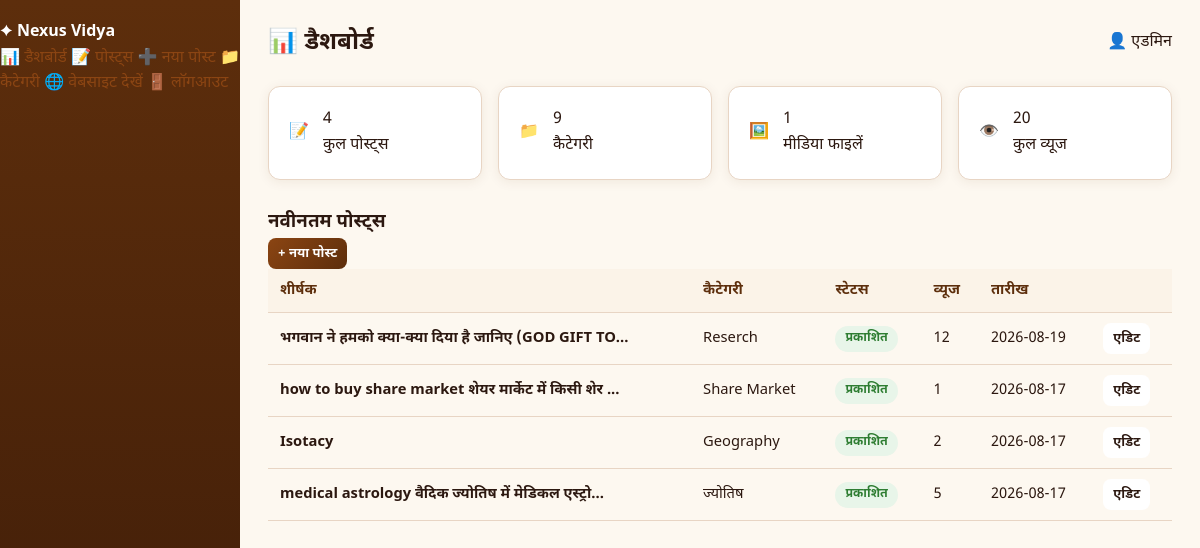
The page /admin (signed in) on the database its author committed.
### tables this page shows
CREATE TABLE posts (
        id INTEGER PRIMARY KEY AUTOINCREMENT,
        title TEXT NOT NULL,
        slug TEXT UNIQUE NOT NULL,
        content TEXT,
        excerpt TEXT,
        category_id INTEGER,
        featured_image TEXT,
        status TEXT DEFAULT 'published',
        views INTEGER DEFAULT 0,
        author_id INTEGER,
        created_at TEXT DEFAULT CURRENT_TIMESTAMP,
        updated_at TEXT DEFAULT CURRENT_TIMESTAMP,
        FOREIGN KEY (category_id) REFERENCES categories(id) ON DELETE SET NULL,
        FOREIGN KEY (author_id) REFERENCES users(id) ON DELETE SET NULL
    );

CREATE TABLE categories (
        id INTEGER PRIMARY KEY AUTOINCREMENT,
        name TEXT NOT NULL,
        slug TEXT UNIQUE NOT NULL,
        description TEXT,
        icon TEXT DEFAULT '📚',
        parent_id INTEGER DEFAULT NULL,
        sort_order INTEGER DEFAULT 0,
        is_active INTEGER DEFAULT 1,
        created_at TEXT DEFAULT CURRENT_TIMESTAMP,
        FOREIGN KEY (parent_id) REFERENCES categories(id) ON DELETE SET NULL
    );

### app.py (the view)
@app.route("/admin")
@login_required
def admin_dashboard():
    conn = get_db()
    stats = {
        "posts": conn.execute("SELECT COUNT(*) FROM posts").fetchone()[0],
        "categories": conn.execute("SELECT COUNT(*) FROM categories").fetchone()[0],
        "media": conn.execute("SELECT COUNT(*) FROM media").fetchone()[0],
        "views": conn.execute("SELECT COALESCE(SUM(views),0) FROM posts").fetchone()[0],
    }
    recent = conn.execute("""
        SELECT p.*, c.name as category_name
        FROM posts p LEFT JOIN categories c ON p.category_id = c.id
        ORDER BY p.created_at DESC LIMIT 8
    """).fetchall()
    conn.close()
    return render_template("admin/dashboard.html", stats=stats, recent=recent)

### app.py (called while the page is built)
def get_lang():
    lang = session.get("lang") or request.args.get("lang") or "hi"
    if lang not in TRANSLATIONS:
        lang = "hi"
    return lang

def get_db():
    conn = sqlite3.connect(app.config["DATABASE"])
    conn.row_factory = sqlite3.Row
    conn.execute("PRAGMA foreign_keys = ON")
    return conn

def login_required(f):
    @wraps(f)
    def decorated(*args, **kwargs):
        if "user_id" not in session:
            flash("कृपया पहले लॉगिन करें", "warning")
            return redirect(url_for("admin_login"))
        return f(*args, **kwargs)
    return decorated

### templates/admin/dashboard.html (shortened to what this page needs)
{% extends "admin/base_admin.html" %}
{% block page_title %}📊 डैशबोर्ड{% endblock %}
{% block content %}
<div class="stats-grid">
  <div class="stat-card">
    <div class="stat-icon">📝</div>
    <div class="stat-info">
      <div class="stat-num">{{ stats.posts }}</div>
      <div class="stat-label">कुल पोस्ट्स</div>
    </div>
  </div>
  <div class="stat-card">
    <div class="stat-icon">📁</div>
    <div class="stat-info">
      <div class="stat-num">{{ stats.categories }}</div>
      <div class="stat-label">कैटेगरी</div>
    </div>
  </div>
  <div class="stat-card">
    <div class="stat-icon">🖼️</div>
    <div class="stat-info">
      <div class="stat-num">{{ stats.media }}</div>
      <div class="stat-label">मीडिया फाइलें</div>
    </div>
  </div>
  <div class="stat-card">
    <div class="stat-icon">👁️</div>
    <div class="stat-info">
      <div class="stat-num">{{ stats.views }}</div>
      <div class="stat-label">कुल व्यूज</div>
    </div>
  </div>
</div>
<div class="admin-card">
  <div class="card-header">
    <h3>नवीनतम पोस्ट्स</h3>
    <a href="{{ url_for('admin_post_new') }}" class="btn btn-sm btn-primary">+ नया पोस्ट</a>
  </div>
  {% if recent %}
  <table class="admin-table">
    <thead>
      <tr>
        <th>शीर्षक</th>
        <th>कैटेगरी</th>
        <th>स्टेटस</th>
        <th>व्यूज</th>
        <th>तारीख</th>
        <th></th>
      </tr>
    </thead>
    <tbody>
      {% for p in recent %}
      <tr>
        <td><strong>{{ p.title[:50] }}{% if p.title|length > 50 %}...{% endif %}</strong></td>
        <td>{{ p.category_name or '—' }}</td>
        <td><span class="badge badge-{{ p.status }}">{{ 'प्रकाशित' if p.status == 'published' else 'ड्राफ्ट' }}</span></td>
        <td>{{ p.views or 0 }}</td>
        <td>{{ p.created_at[:10] if p.created_at else '' }}</td>
        <td>
          <a href="{{ url_for('admin_post_edit', id=p.id) }}" class="btn btn-sm">एडिट</a>
        </td>
      </tr>
      {% endfor %}
    </tbody>
  </table>
  {% else %}
  <p class="empty-msg">अभी कोई पोस्ट नहीं है। <a href="{{ url_for('admin_post_new') }}">पहला पोस्ट बनाएँ</a></p>
  {% endif %}
</div>
{% endblock %}

### templates/admin/base_admin.html (shortened to what this page needs)
<!DOCTYPE html>
<html lang="hi">
<head>
  <link rel="stylesheet" href="{{ url_for('static', filename='css/style.css') }}">
  <link rel="stylesheet" href="{{ url_for('static', filename='css/admin.css') }}">
</head>
<body class="admin-body">
  <aside class="admin-sidebar">
    <div class="sidebar-brand">
      <span>✦</span>
      <strong>Nexus Vidya</strong>
    </div>
    <nav class="sidebar-nav">
      <a href="{{ url_for('admin_dashboard') }}" class="{% if request.endpoint == 'admin_dashboard' %}active{% endif %}">📊 डैशबोर्ड</a>
      <a href="{{ url_for('admin_posts') }}" class="{% if 'post' in request.endpoint %}active{% endif %}">📝 पोस्ट्स</a>
      <a href="{{ url_for('admin_post_new') }}" class="{% if request.endpoint == 'admin_post_new' %}active{% endif %}">➕ नया पोस्ट</a>
      <a href="{{ url_for('admin_categories') }}" class="{% if 'categor' in request.endpoint %}active{% endif %}">📁 कैटेगरी</a>
      <a href="{{ url_for('index') }}" target="_blank">🌐 वेबसाइट देखें</a>
      <a href="{{ url_for('admin_logout') }}" class="logout-link">🚪 लॉगआउट</a>
    </nav>
  </aside>
  <div class="admin-main">
    <header class="admin-topbar">
      <h2>{% block page_title %}एडमिन{% endblock %}</h2>
      <div class="topbar-user">
        👤 {{ session.get('full_name') or session.get('username') }}
      </div>
    </header>
    <div class="admin-content">
      {% block content %}{% endblock %}
    </div>
  </div>
</body>
</html>

### static/css/style.css (style rules this page uses)
:root { --primary: #8B4513; --primary-dark: #5D2E0C; --accent: #D4A017; --bg: #FDF8F0; --bg-card: #FFFFFF; --text: #2C1810; --text-muted: #6B5344; --border: #E8D9C5; --success: #2E7D32; --danger: #C62828; --warning: #F9A825; --info: #1565C0; --radius: 12px; --shadow: 0 4px 20px rgba(139, 69, 19, 0.08); --font: 'Noto Sans Devanagari', 'Inter', system-ui, sans-serif; }
* { box-sizing: border-box; margin: 0; padding: 0; }
body { font-family: var(--font); background: var(--bg); color: var(--text); line-height: 1.6; min-height: 100vh; }
a { color: var(--primary); text-decoration: none; }
.btn { display: inline-block; padding: 8px 18px; border-radius: 8px; border: 1px solid var(--border); background: #fff; color: var(--text); font-family: inherit; font-size: 0.92rem; cursor: pointer; transition: all 0.15s; }
.btn-primary { background: var(--primary); color: #fff !important; border-color: var(--primary); }
.btn-sm { padding: 4px 10px; font-size: 0.82rem; }
body { top: 0 !important; }

### static/css/admin.css (style rules this page uses)
:root { --primary: #8B4513; --primary-dark: #5D2E0C; --primary-light: #A0522D; --accent: #D4A017; --accent-light: #F5D76E; --bg: #FDF8F0; --card: #FFFFFF; --text: #2C1810; --text-muted: #6B4423; --border: #E8D5C4; --success: #2E7D32; --danger: #C62828; --info: #1565C0; --sidebar-w: 240px; }
* { box-sizing: border-box; margin: 0; padding: 0; }
body { font-family: 'Noto Sans Devanagari', 'Segoe UI', sans-serif; background: var(--bg); color: var(--text); min-height: 100vh; }
a { color: var(--primary); text-decoration: none; }
.admin-sidebar { width: var(--sidebar-w); background: linear-gradient(180deg, #5D2E0C 0%, #3E1C08 100%); color: #fff; padding: 20px 0; position: fixed; top: 0; left: 0; bottom: 0; overflow-y: auto; z-index: 100; }
.admin-main { margin-left: var(--sidebar-w); flex: 1; padding: 24px 28px; min-width: 0; }
.admin-topbar { display: flex; justify-content: space-between; align-items: center; margin-bottom: 24px; flex-wrap: wrap; gap: 12px; }
.stats-grid { display: grid; grid-template-columns: repeat(auto-fit, minmax(180px, 1fr)); gap: 16px; margin-bottom: 28px; }
.stat-card { background: var(--card); border-radius: 12px; padding: 20px; box-shadow: 0 2px 12px rgba(93,46,12,0.08); border: 1px solid var(--border); display: flex; align-items: center; gap: 14px; }
table { width: 100%; border-collapse: collapse; }
th, td { padding: 10px 12px; text-align: left; border-bottom: 1px solid var(--border); font-size: 0.92rem; }
th { background: #FBF3E8; color: var(--primary-dark); font-weight: 600; }
.btn { display: inline-block; padding: 8px 16px; border-radius: 8px; font-size: 0.9rem; font-weight: 600; border: none; cursor: pointer; text-decoration: none; transition: all 0.2s; }
.btn-primary { background: linear-gradient(135deg, var(--primary) 0%, var(--primary-dark) 100%); color: #fff !important; }
.btn-sm { padding: 5px 10px; font-size: 0.82rem; }
.badge { display: inline-block; padding: 3px 10px; border-radius: 20px; font-size: 0.78rem; font-weight: 600; }
.badge-published { background: #E8F5E9; color: var(--success); }

### rows shown on the page
posts: title "भगवान ने हमको क्या-क्या दिया है जानिए (GOD GIFT TO", name "Reserch", status "प्रकाशित", views "12", created_at "2026-08-19"
posts: title "how to buy share market शेयर मार्केट में किसी शेर", name "Share Market", status "प्रकाशित", views "1", created_at "2026-08-17"
posts: title "Isotacy", name "Geography", status "प्रकाशित", views "2", created_at "2026-08-17"
posts: title "medical astrology वैदिक ज्योतिष में मेडिकल एस्ट्रो", name "ज्योतिष", status "प्रकाशित", views "5", created_at "2026-08-17"

### other values the page prints
{{ session.get('full_name') or session.get('username') }} "एडमिन"
{{ stats.posts }} "4"
{{ stats.categories }} "9"
{{ stats.media }} "1"
{{ stats.views }} "20"
